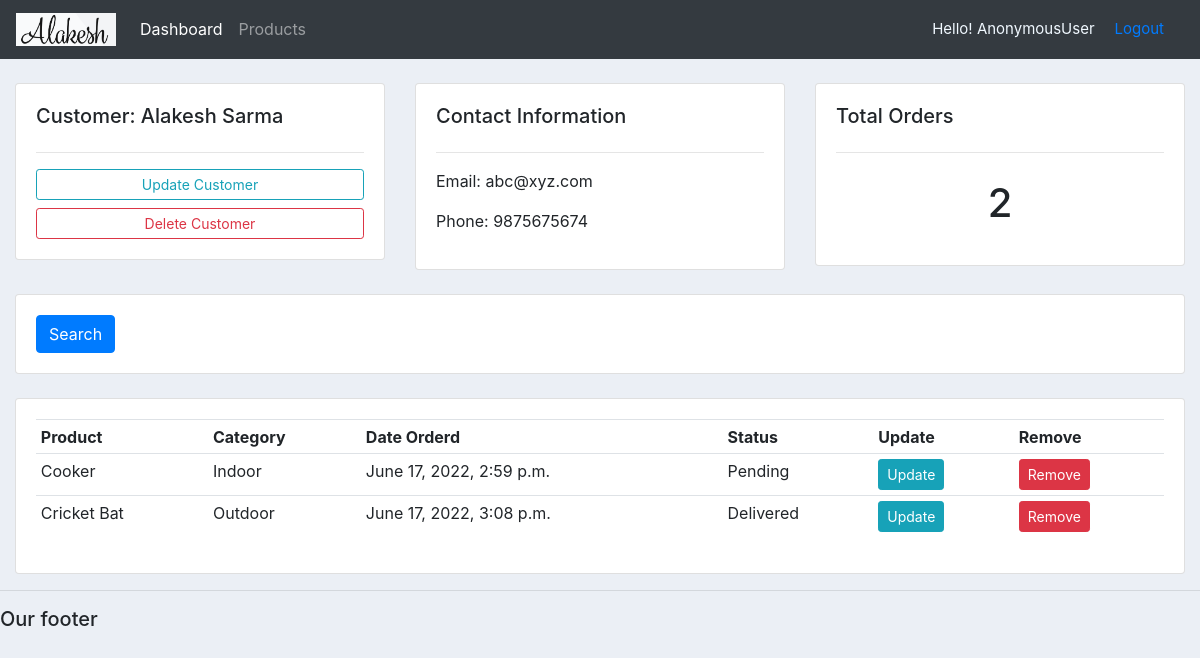
The app's page /customer/1/, older data.
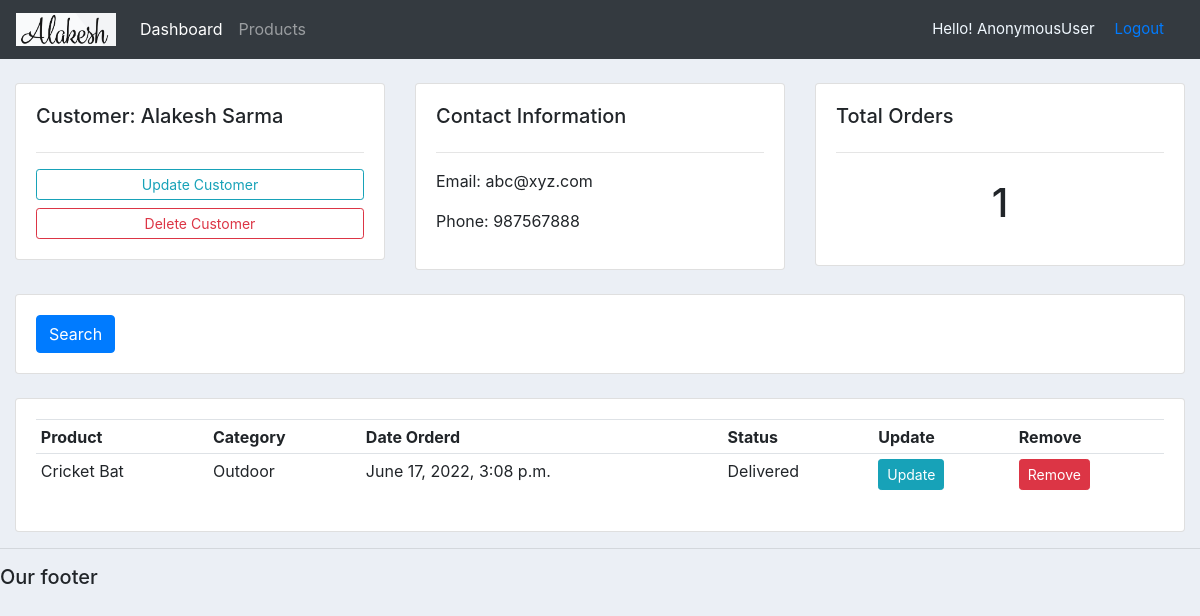
The same page, newer data.
### accounts/models.py (models this page shows, shortened)
class customer(models.Model):
    name=models.CharField(max_length=200, null=True)
    phone=models.CharField(max_length=200, null=True)
    email=models.CharField(max_length=200, null=True)
    date_created=models.DateTimeField(auto_now_add=True)

class order(models.Model):
    STATUS=(
        ('Pending','Pending'),
        ('Out for Delivery', 'Out for Delivery'),
        ('Delivered','Delivered')
    )
    customer=models.ForeignKey(customer, null=True, on_delete=models.SET_NULL)
    product=models.ForeignKey(products, null=True, on_delete=models.SET_NULL)
    date_created=models.DateTimeField(auto_now_add=True, null=True)
    status=models.CharField(max_length=200, null=True, choices=STATUS)
    tags=models.ManyToManyField(tag)

class products(models.Model):
    CATEGORY=(
        ('Indoor','Indoor'),
        ('Outdoor','Outdoor')
    )
    name=models.CharField(max_length=200, null=True)
    price=models.FloatField()
    category=models.CharField(max_length=200, null=True, choices=CATEGORY)
    description=models.CharField(max_length=200, null=True)
    date_created=models.DateTimeField(auto_now_add=True, null=True)
    def __str__(self):
        return self.name

### accounts/views.py (the view)
# urls.py: path('customer/<int:c_id>/', views.Customer, name='customer'),
def Customer(request, c_id):
    c_data=customer.objects.get(id=c_id)
    c_order=c_data.order_set.all()
    t_order=c_order.count()
    context={'c_data':c_data,'c_order':c_order,'t_order': t_order}
    return render(request, 'accounts/customer.html',context)

### accounts/templates/accounts/customer.html
{%  extends 'accounts/main.html' %}
{% block content %}
	<br>
<div class="row">
	<div class="col-md">
		<div class="card card-body">
			<h5>Customer:        {{c_data.name}}</h5>
			<hr>
			<a class="btn btn-outline-info  btn-sm btn-block" href="{% url 'update_cust' c_data.id %}">Update Customer</a>
			<a class="btn btn-outline-danger  btn-sm btn-block" href="">Delete Customer</a>
		</div>
	</div>
	<div class="col-md">
		<div class="card card-body">
			<h5>Contact Information</h5>
			<hr>
			<p>Email: {{c_data.email}}</p>
			<p>Phone: {{c_data.phone}}</p>
		</div>
	</div>
	<div class="col-md">
		<div class="card card-body">
			<h5>Total Orders</h5>
			<hr>
			<h1 style="text-align: center;padding: 10px">{{t_order}}</h1>
		</div>
	</div>
</div>
<br>
<div class="row">
	<div class="col">
		<div class="card card-body">
			<form method="get">
		    <button class="btn btn-primary" type="submit">Search</button>
		  </form>
		</div>
	</div>
</div>
<br>
<div class="row">
	<div class="col-md">
		<div class="card card-body">
			<table class="table table-sm">
				<tr>
					<th>Product</th>
					<th>Category</th>
					<th>Date Orderd</th>
					<th>Status</th>
					<th>Update</th>
					<th>Remove</th>
				</tr>
				{% for order in c_order %}
					<tr>
						<td>{{order.product}}</td>
						<td>{{order.product.category}}</td>
						<td> {{order.date_created}} </td>
						<td>{{order.status}} </td>
						<td><a class="btn btn-sm btn-info" href="{% url 'update_Order' order.id %}">Update</a></td>
						<td><a class ="btn btn-sm btn-danger" href="{% url 'delete_order' order.id %}">Remove</a></td>
					</tr>
				{% endfor %}
			</table>
		</div>
	</div>
</div>
{% endblock %}

Row changes from the older to the newer data that the page shows:
removed order: product "Cooker", product.category "Indoor", date_created "June 17, 2022, 2:59 p.m.", status "Pending"
changed customer "Alakesh Sarma": phone "9875675674" → "987567888"
Text that changed along with them:
{{ t_order }}: "2" → "1"
